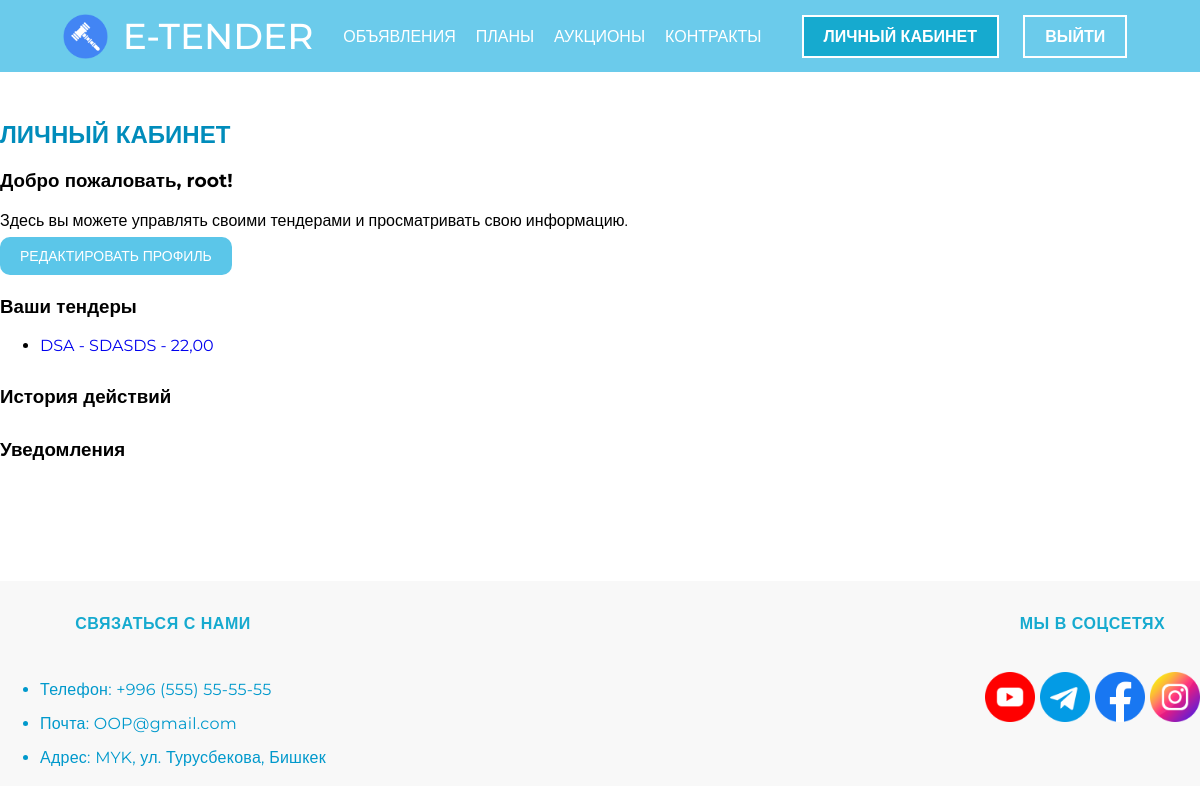
The page /personal/ (signed in) on the database as committed earlier.
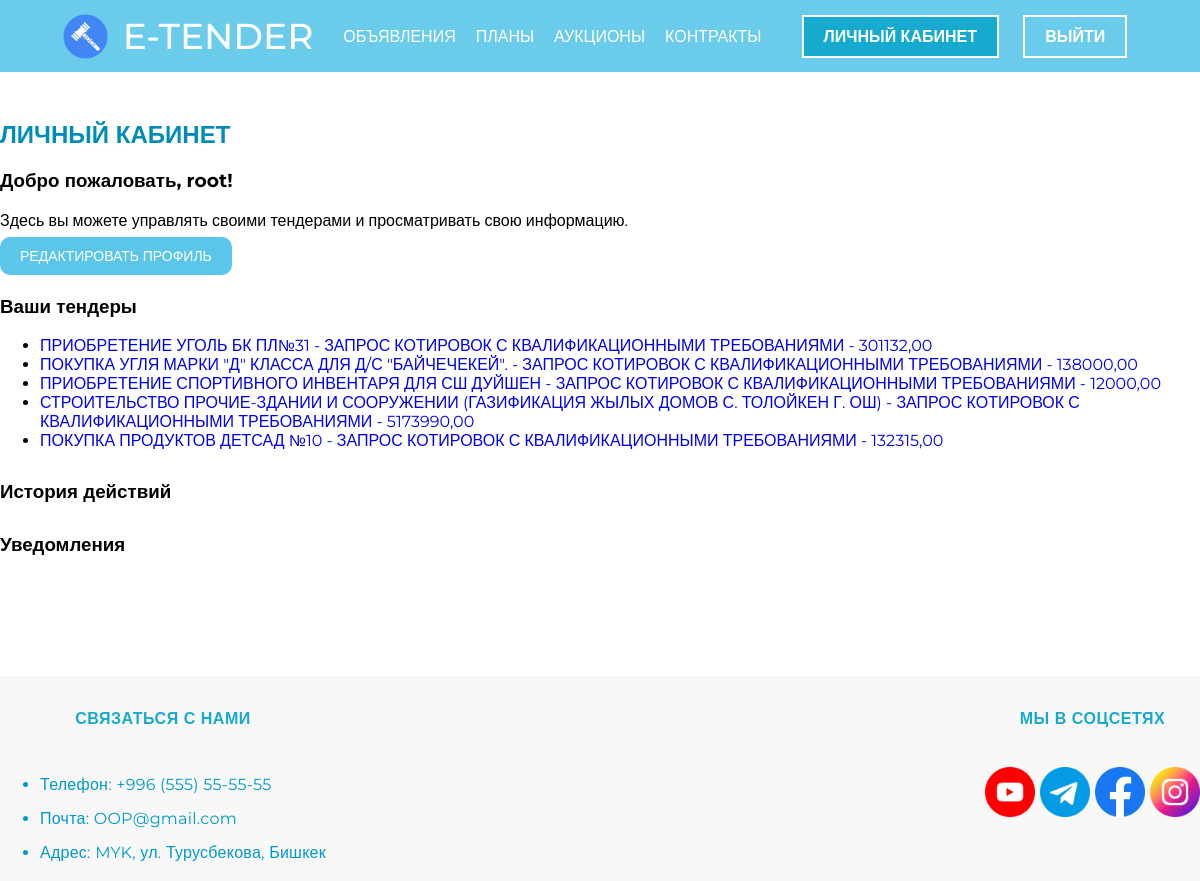
The same page on the database as committed later.
### etender/models.py (models this page shows, shortened)
class Tender(models.Model):
    user = models.ForeignKey(User, on_delete=models.CASCADE, null=True, blank=True)
    purchase_name = models.CharField(max_length=100, verbose_name='Наименование закупки')
    purchase_method = models.CharField(max_length=100, verbose_name='Метод закупки')
    purchase_number = models.CharField(max_length=100, verbose_name='Номер закупки')
    purchase_type = models.CharField(max_length=100, verbose_name='Вид закупок')
    organization_name = models.CharField(max_length=100, verbose_name='Наименование организации')
    planned_amount = models.DecimalField(max_digits=10, decimal_places=2, verbose_name='Планируемая сумма')
    publication_date = models.DateTimeField(verbose_name='Дата опубликования')
    proposal_deadline = models.DateTimeField(verbose_name='Срок подачи предложений поставщиков')

### etender/views.py (the view)
# urls.py: path('personal/', personal, name='personal'),
def personal(request):
    user_tenders = Tender.objects.filter(user=request.user)
    context = {
        'navigation_links': navigation_links,
        'registration_links': registration_links,
        'user_tenders': user_tenders
    }
    return render(request, 'etender/html/personal.html', context)

### etender/templates/etender/html/personal.html
{% load static %}
{% include 'etender/html/header.html' %}
<link rel="stylesheet" type="text/css" href="{% static 'etender/css/personal.css' %}">
<div class="container">
    <section class="pers-section">
        <h2>Личный кабинет</h2>
        <div class="content">
            <h3>Добро пожаловать, {{ user.username }}!</h3>
            <p>Здесь вы можете управлять своими тендерами и просматривать свою информацию.</p>
            <a href="{% url 'edit_profile' %}" class="third__btn">Редактировать профиль</a>
        </div>
        <div class="tenders-section">
            <h3>Ваши тендеры</h3>
            <ul>
                {% for tender in user_tenders %}
                    <li>
                        <a href="{% url 'tender_detail' tender.id %}">
                            {{ tender.purchase_name }} - {{ tender.purchase_method }} - {{ tender.planned_amount }}
                        </a>
                    </li>
                {% endfor %}
            </ul>
        </div>
        <div class="actions-history">
            <h3>История действий</h3>
        </div>
        <div class="notifications">
            <h3>Уведомления</h3>
        </div>
    </section>
</div>
{% include 'etender/html/footer.html' %}

Rows that differ between the two databases and show on the page:
removed Tender: purchase_name "DSA", purchase_method "SDASDS", planned_amount "22,00"
now on this page (row edited): Tender: purchase_name "ПРИОБРЕТЕНИЕ УГОЛЬ БК ПЛ№31", purchase_method "ЗАПРОС КОТИРОВОК С КВАЛИФИКАЦИОННЫМИ ТРЕБОВАНИЯМИ", planned_amount "301132,00"
now on this page (row edited): Tender: purchase_name "ПОКУПКА УГЛЯ МАРКИ \"Д\" КЛАССА ДЛЯ Д/С \"БАЙЧЕЧЕКЕЙ\".", purchase_method "ЗАПРОС КОТИРОВОК С КВАЛИФИКАЦИОННЫМИ ТРЕБОВАНИЯМИ", planned_amount "138000,00"
now on this page (row edited): Tender: purchase_name "ПРИОБРЕТЕНИЕ СПОРТИВНОГО ИНВЕНТАРЯ ДЛЯ СШ ДУЙШЕН", purchase_method "ЗАПРОС КОТИРОВОК С КВАЛИФИКАЦИОННЫМИ ТРЕБОВАНИЯМИ", planned_amount "12000,00"
now on this page (row edited): Tender: purchase_name "СТРОИТЕЛЬСТВО ПРОЧИЕ-ЗДАНИИ И СООРУЖЕНИИ (ГАЗИФИКАЦИЯ ЖЫЛЫХ ДОМОВ С. ТОЛОЙКЕН Г. ОШ)", purchase_method "ЗАПРОС КОТИРОВОК С КВАЛИФИКАЦИОННЫМИ ТРЕБОВАНИЯМИ", planned_amount "5173990,00"
added Tender: purchase_name "ПОКУПКА ПРОДУКТОВ ДЕТСАД №10", purchase_method "ЗАПРОС КОТИРОВОК С КВАЛИФИКАЦИОННЫМИ ТРЕБОВАНИЯМИ", planned_amount "132315,00"
